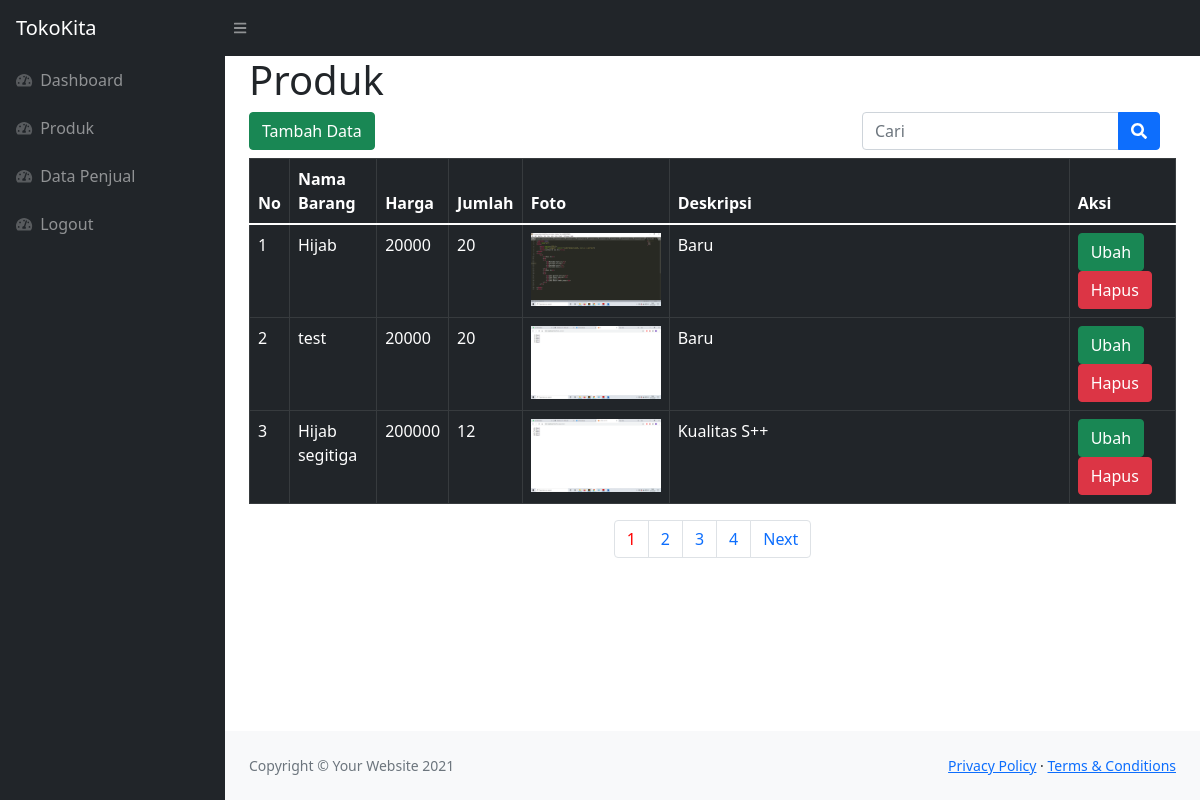
The page /Admin/produk.php on the database its author committed.
### tables this page shows
CREATE TABLE `produk` (
  `id_barang` int(11) NOT NULL,
  `nama_barang` varchar(200) NOT NULL,
  `harga_barang` int(255) NOT NULL,
  `jumlah_barang` int(255) NOT NULL,
  `foto_barang` varchar(100) NOT NULL,
  `deskripsi_barang` varchar(255) NOT NULL
);

### function.php (called while the page is built, shortened)
<?php
$conn = mysqli_connect("localhost", "root", "", "tokokita");
function query($query){
    global $conn;
    $result= mysqli_query($conn, $query);
    $rows = [];
    while($row = mysqli_fetch_assoc($result)){
        $rows[] = $row;
    }
    return $rows;
}
?>

### Admin/produk.php (the view, shortened to what this page needs)
<?php
require '../function.php';
$batas = 3;
$jumlahData = count(query("SELECT *FROM produk"));
$jumlahHalaman = ceil($jumlahData / $batas);
$halaman = (isset($_GET['halaman'])) ? $_GET['halaman'] : 1;
$awaldata =($batas * $halaman) - $batas;
$next = $halaman + 1;
$produk = query("SELECT *FROM produk LIMIT $awaldata, $batas");
?>
<!DOCTYPE html>
<html lang="en">
<head>
    <link href="https://cdn.jsdelivr.net/npm/simple-datatables@latest/dist/style.css" rel="stylesheet" />
    <link href="css/styles.css" rel="stylesheet" />
</head>
<body class="sb-nav-fixed">
    <nav class="sb-topnav navbar navbar-expand navbar-dark bg-dark">
        <a class="navbar-brand ps-3" href="home.php">TokoKita</a>
        <button class="btn btn-link btn-sm order-1 order-lg-0 me-4 me-lg-0" id="sidebarToggle" href="#!"><i
                class="fas fa-bars"></i></button>
    </nav>
    <div id="layoutSidenav">
        <div id="layoutSidenav_nav">
            <nav class="sb-sidenav accordion sb-sidenav-dark" id="sidenavAccordion">
                <div class="sb-sidenav-menu">
                    <div class="nav">
                        <a class="nav-link" href="home.php">
                            <div class="sb-nav-link-icon"><i class="fas fa-tachometer-alt"></i></div>
                            Dashboard
                        </a>
                        <a class="nav-link" href="produk.php">
                            <div class="sb-nav-link-icon"><i class="fas fa-tachometer-alt"></i></div>
                            Produk
                        </a>
                        <a class="nav-link" href="data_penjual.php">
                            <div class="sb-nav-link-icon"><i class="fas fa-tachometer-alt"></i></div>
                            Data Penjual
                        </a>
                       <a class="nav-link" href="../logout.php">
                            <div class="sb-nav-link-icon"><i class="fas fa-tachometer-alt"></i></div>
                            Logout
                        </a>
                    </div>
                </div>
            </nav>
        </div>
        <div id="layoutSidenav_content">
            <main>
                <div class="container-fluid px-4">
                    <h1>Produk</h1>
                    <button type="button" class="btn btn-success" data-bs-toggle="modal" data-bs-target="#staticBackdrop">
                    Tambah Data
                    </button>
                      <form class="d-none d-md-inline-block form-inline ms-auto me-0 me-md-3 my-2 my-md-0 float-end" action="" method="POST">
                        <div class="input-group">
                            <input class="form-control" type="text" placeholder="Cari" aria-label="Cari" autocomplete="off" name="keyword"
                                aria-describedby="btnNavbarSearch">
                            <button class="btn btn-primary" type="submit" name="cari"><i
                                    class="fas fa-search"></i></button>
                        </div>
                      </form>
                        <table class="table table-dark table-bordered mt-2">
                            <thead>
                                <tr>
                                    <th>No</th>
                                    <th>Nama Barang</th>
                                    <th>Harga</th>
                                    <th>Jumlah</th>
                                    <th>Foto</th>
                                    <th>Deskripsi</th>
                                    <th>Aksi</th>
                                </tr>
                            </thead>
                            <tbody>
                                <?php $i = 1; ?>
                                <?php foreach($produk as $pdk): ?>
                                <tr>
                                    <td>
                                        <?php echo $i; ?>
                                    </td>
                                    <td>
                                        <?php echo $pdk["nama_barang"]; ?>
                                    </td>
                                    <td>
                                        <?php echo $pdk["harga_barang"]; ?>
                                    </td>
                                    <td>
                                        <?php echo $pdk["jumlah_barang"]; ?>
                                    </td>
                                    <td><img src="img/<?php echo $pdk["foto_barang"]; ?>" width="130px"></td>
                                    <td width="400px">
                                        <?php echo $pdk["deskripsi_barang"]; ?>
                                    </td>
                                    <td>
                                        <a class="btn btn-success" data-bs-toggle="modal" data-bs-target="#editdata<?php echo $pdk['id_barang']; ?>"
                                        >Ubah</a>
                                        <a href="hapus.php?id=<?php echo $pdk["id_barang"]; ?>" class="btn btn-danger">Hapus</a>
                                    </td>
                                </tr>
                                <?php $i++;?>
                                <?php endforeach; ?>
                            </tbody>
                        </table>
                        <nav aria-label="Page navigation example">
                            <ul class="pagination justify-content-center">
                                <?php
                                for($x=1; $x<=$jumlahHalaman; $x++):
                                    ?>
                                <?php if($x == $halaman): ?>
                                <li class="page-item"><a class="page-link" style="color: red;" href="?halaman=<?php echo $x ?>"
                                ><?php echo $x; ?></a></li>
                                <?php else :?>
                                      <li class="page-item"><a class="page-link" href="?halaman=<?php echo $x ?>"
                                ><?php echo $x; ?></a></li>
                                <?php endif;?>
                                <?php endfor;?>
                                <?php if($halaman < $jumlahHalaman ) :?>
                                <li class="page-item"><a class="page-link"<?php if($halaman < $jumlahHalaman) { echo "href='?halaman=$next'"; } ?>>Next</a></li>
                                <?php endif;?>
                            </ul>
                        </nav>
                </div>
            </main>
            <footer class="py-4 bg-light mt-auto">
                <div class="container-fluid px-4">
                    <div class="d-flex align-items-center justify-content-between small">
                        <div class="text-muted">Copyright &copy; Your Website 2021</div>
                        <div>
                            <a href="#">Privacy Policy</a>
                            &middot;
                            <a href="#">Terms &amp; Conditions</a>
                        </div>
                    </div>
                </div>
            </footer>
        </div>
    </div>
</body>
</html>

### rows shown on the page
produk: nama_barang "Hijab", harga_barang "20000", jumlah_barang "20", foto_barang (picture), deskripsi_barang "Baru"
produk: nama_barang "test", harga_barang "20000", jumlah_barang "20", foto_barang (picture), deskripsi_barang "Baru"
produk: nama_barang "Hijab segitiga", harga_barang "200000", jumlah_barang "12", foto_barang (picture), deskripsi_barang "Kualitas S++"
